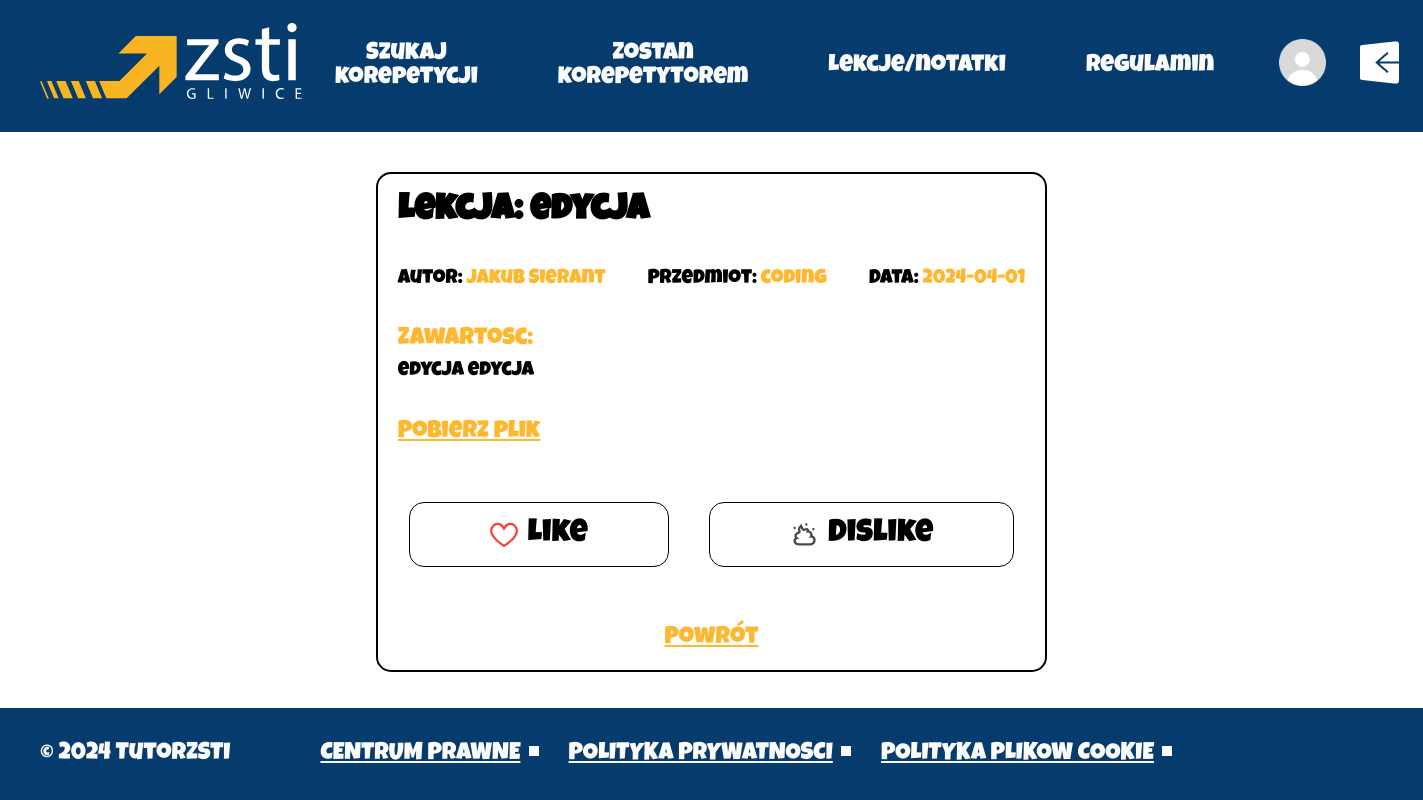
Screenshot of /lesson.php?lesson=1 (signed in) with the database file from the repository.
### tables this page shows
CREATE TABLE `lessons` (
  `id` int(11) NOT NULL,
  `tutor_id` int(11) DEFAULT NULL,
  `tutor_name` varchar(255) NOT NULL,
  `tutor_surname` varchar(255) NOT NULL,
  `title` varchar(255) DEFAULT NULL,
  `content` varchar(500) NOT NULL,
  `date` date DEFAULT NULL,
  `subject` varchar(255) DEFAULT NULL,
  `communicator` varchar(255) DEFAULT NULL,
  `file` varchar(255) DEFAULT NULL,
  `likes` int(11) DEFAULT 0,
  `dislikes` int(11) DEFAULT 0
);

### lesson.php (the view, shortened to what this page needs)
<!DOCTYPE html>
<html lang="en">
<head>
    <link rel="stylesheet" href="css/style.css">
</head>
<body>
    <header>
        <?php include_once "templates/nav.php"; ?>
    </header>
    <main>
        <div class="full-lesson-container">
            <div class="container">
                <div class="full-lesson-content">
                    <div class="full-lesson-text">
                        <?php
                        require_once 'php/config.php';
                        if(isset($_GET['lesson'])) {
                            $lesson_id = $_GET['lesson'];
                            $query = "SELECT * FROM lessons WHERE id = $lesson_id";
                            $result = mysqli_query($conn, $query);
                            if(mysqli_num_rows($result) > 0) {
                                $lesson = mysqli_fetch_assoc($result);
                                echo "<h1>Lekcja: <span>{$lesson['title']}</span></h1>";
                                echo "<div class='full-lesson-author'>";
                                echo "<p>Autor: <span>{$lesson['tutor_name']} {$lesson['tutor_surname']}</span></p>";
                                echo "<p>Przedmiot: <span>{$lesson['subject']}</span></p>";
                                echo "<p>Data: <span>{$lesson['date']}</span></p>";
                                echo "</div>";
                                echo "<p class='lesson-content'>Zawartosc: <span>{$lesson['content']}</span></p>";
                                if(!empty($lesson['file'])) {
                                    echo "<a class='file' href='assets/uploads/{$lesson['file']}'>Pobierz plik</a>";
                                }
                                if(isset($_SESSION['user_id'])){
                                echo "<form method='post'>";
                                echo "<button type='submit' name='like'><img src='assets/icons/like.svg'>Like</button>";
                                echo "<button type='submit' name='dislike'><img src='assets/icons/dislike.svg'>Dislike</button>";
                                echo "</form>";
                            }
                                echo "<a href='lessons.php'>Powrót</a>";
                            } else {
                                echo "Błąd: Lekcja nie została znaleziona.";
                            }
                        } else {
                            echo "Błąd: Brak identyfikatora lekcji.";
                        }
                        ?>
                    </div>
                </div>
            </div>
        </div>
    </main>
    <footer>
        <?php include_once "templates/footer.php"; ?>
    </footer>
</body>
</html>

### css/style.css (style rules this page uses)
:root { --blue: #053b6d; --gold: #ffb72d; --white: #fbfbfb; --black: #000; --grey: #acacac; --container-padding: 40px; --font-24: 24px; --font-32: 32px; --space-30: 30px; --space-50: 50px; }
* { box-sizing: border-box; font-family: "Luckiest Guy", cursive; }
body { display: flex; min-height: 100vh; flex-direction: column; margin: 0; padding: 0; }
main { flex: 1; }
.container { clear: both; margin: 0 auto; padding-left: var(--container-padding); padding-right: var(--container-padding); max-width: 1670px; width: 100%; }
footer { width: 100%; }
.full-lesson-content { display: flex; flex-direction: column; align-items: center; justify-content: center; width: 100%; flex-wrap: nowrap; margin-top: 20px; }
.full-lesson-text { display: flex; flex-direction: column; align-items: flex-start; justify-content: space-between; width: 50%; flex-wrap: nowrap; margin-top: 20px; border: solid 2px var(--black); border-radius: 15px; padding: 20px; min-height: 500px; }
.full-lesson-text form { display: flex; flex-direction: row; align-items: center; justify-content: center; width: 100%; flex-wrap: nowrap; }
.full-lesson-text form button { display: flex; flex-direction: row; align-items: center; justify-content: center; background-color: transparent; border: 1px solid var(--black); border-radius: 15px; margin: 20px; padding: 15px 80px; color: var(--black); text-align: center; font-size: var(--font-32); transition: all 0.3s ease; }
.full-lesson-text form button img { width: 28px; height: 28px; margin-right: 10px; }
.full-lesson-text h1 { font-size: 36px; margin: 0; }
.full-lesson-text a { color: var(--gold); text-decoration: underline; font-size: 24px; text-align: center; align-self: center; }
.file { align-self: flex-start !important; font-size: 36px; color: var(--gold); text-decoration: underline black solid 2px; }
.full-lesson-author { display: flex; flex-direction: row; align-items: center; justify-content: space-between; width: 100%; }
.full-lesson-author p { font-size: 20px; margin: 0; }
.full-lesson-author span { color: var(--gold); font-size: 20px; margin: 0; }
.lesson-content { display: flex; flex-direction: column; align-items: flex-start; justify-content: space-between; width: 100%; flex-wrap: nowrap; margin: 0; color: var(--gold); font-size: 24px; }
.lesson-content span { color: var(--black); font-size: 20px; margin: 10px 0 0 0; }

### rows the page displays
lessons: title "edycja", tutor_name "Jakub", tutor_surname "Sierant", subject "coding", date "2024-04-01", content "edycja edycja"
